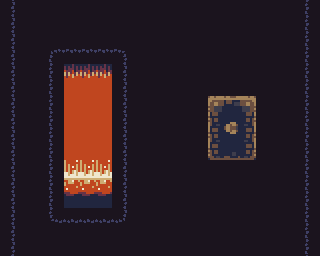

This game map was drawn from its Tiled (.tmx) file and the tilesets committed beside it. A one-line description and the full map source follow:
An orthogonal 20x16 tile map with 16x16 px tiles, 4 tile layers (Background, Decor, Destructible, Collision), 2 tilesets.

<map version="1.8" tiledversion="1.8.5" orientation="orthogonal" renderorder="right-down" width="20" height="16" tilewidth="16" tileheight="16" infinite="0" nextlayerid="5" nextobjectid="1">
 <tileset firstgid="1" source="../tilesets/Underground Mine.tsx" />
 <tileset firstgid="301" source="../tilesets/cavesofgallet.tsx" />
 <layer id="1" name="Background" width="20" height="16">
  <data encoding="csv">
52,52,52,52,52,52,52,52,52,52,52,52,52,52,52,52,52,52,52,52,
52,52,52,52,52,52,52,52,52,52,52,52,52,52,52,52,52,52,52,52,
52,52,52,52,52,52,52,52,52,52,52,52,52,52,52,52,52,52,52,52,
52,52,52,52,52,52,52,52,52,52,52,52,52,52,52,52,52,52,52,52,
52,52,52,52,52,52,52,52,52,52,52,52,52,52,52,52,52,52,52,52,
52,52,52,52,52,52,52,52,52,52,52,52,52,52,52,52,52,52,52,52,
52,52,52,52,52,52,52,52,52,52,52,52,52,52,52,52,52,52,52,52,
52,52,52,52,52,52,52,52,52,52,52,52,52,52,52,52,52,52,52,52,
52,52,52,52,52,52,52,52,52,52,52,52,52,52,52,52,52,52,52,52,
52,52,52,52,52,52,52,52,52,52,52,52,52,52,52,52,52,52,52,52,
52,52,52,52,52,52,52,52,52,52,52,52,52,52,52,52,52,52,52,52,
52,52,52,52,52,52,52,52,52,52,52,52,52,52,52,52,52,52,52,52,
52,52,52,52,52,52,52,52,52,52,52,52,52,52,52,52,52,52,52,52,
52,52,52,52,52,52,52,52,52,52,52,52,52,52,52,52,52,52,52,52,
52,52,52,52,52,52,52,52,52,52,52,52,52,52,52,52,52,52,52,52,
52,52,52,52,52,52,52,52,52,52,52,52,52,52,52,52,52,52,52,52
</data>
 </layer>
 <layer id="2" name="Decor" width="20" height="16">
  <data encoding="csv">
0,0,0,0,0,0,0,0,0,0,0,0,0,0,0,0,0,0,0,0,
0,0,0,0,0,0,0,0,0,0,0,0,0,0,0,0,0,0,0,0,
0,0,0,0,0,0,0,0,0,0,0,0,0,0,0,0,0,0,0,0,
0,0,0,0,0,0,0,0,0,0,0,0,0,0,0,0,0,0,0,0,
0,0,0,361,361,361,361,0,0,0,0,0,0,0,0,0,0,0,0,0,
0,0,0,369,369,369,369,0,0,0,0,0,0,0,0,0,0,0,0,0,
0,0,0,369,369,369,369,0,0,0,0,0,0,0,0,0,0,0,0,0,
0,0,0,369,369,369,369,0,0,0,0,0,0,0,0,0,0,0,0,0,
0,0,0,369,369,369,369,0,0,0,0,0,0,0,0,0,0,0,0,0,
0,0,0,369,369,369,369,0,0,0,0,0,0,0,0,0,0,0,0,0,
0,0,0,377,377,377,377,0,0,0,0,0,0,0,0,0,0,0,0,0,
0,0,0,385,385,385,385,0,0,0,0,0,0,0,0,0,0,0,0,0,
0,0,0,393,393,393,393,0,0,0,0,0,0,0,0,0,0,0,0,0,
0,0,0,0,0,0,0,0,0,0,0,0,0,0,0,0,0,0,0,0,
0,0,0,0,0,0,0,0,0,0,0,0,0,0,0,0,0,0,0,0,
0,0,0,0,0,0,0,0,0,0,0,0,0,0,0,0,0,0,0,0
</data>
 </layer>
 <layer id="3" name="Destructible" width="20" height="16">
  <data encoding="csv">
0,0,0,0,0,0,0,0,0,0,0,0,0,0,0,0,0,0,0,0,
0,0,0,0,0,0,0,0,0,0,0,0,0,0,0,0,0,0,0,0,
0,0,0,0,0,0,0,0,0,0,0,0,0,0,0,0,0,0,0,0,
0,0,0,0,0,0,0,0,0,0,0,0,0,0,0,0,0,0,0,0,
0,0,0,0,0,0,0,0,0,0,0,0,0,0,0,0,0,0,0,0,
0,0,0,0,0,0,0,0,0,0,0,0,0,0,0,0,0,0,0,0,
0,0,0,0,0,0,0,0,0,0,0,0,0,0,0,0,0,0,0,0,
0,0,0,0,0,0,0,0,0,0,0,0,0,0,0,0,0,0,0,0,
0,0,0,0,0,0,0,0,0,0,0,0,0,0,0,0,0,0,0,0,
0,0,0,0,0,0,0,0,0,0,0,0,0,0,0,0,0,0,0,0,
0,0,0,0,0,0,0,0,0,0,0,0,0,0,0,0,0,0,0,0,
0,0,0,0,0,0,0,0,0,0,0,0,0,0,0,0,0,0,0,0,
0,0,0,0,0,0,0,0,0,0,0,0,0,0,0,0,0,0,0,0,
0,0,0,0,0,0,0,0,0,0,0,0,0,0,0,0,0,0,0,0,
0,0,0,0,0,0,0,0,0,0,0,0,0,0,0,0,0,0,0,0,
0,0,0,0,0,0,0,0,0,0,0,0,0,0,0,0,0,0,0,0
</data>
 </layer>
 <layer id="4" name="Collision" width="20" height="16">
  <data encoding="csv">
112,0,0,0,0,0,0,0,0,0,0,0,0,0,0,0,0,0,0,110,
112,0,0,0,0,0,0,0,0,0,0,0,0,0,0,0,0,0,0,110,
112,0,0,0,0,0,0,0,0,0,0,0,0,0,0,0,0,0,0,110,
112,0,0,85,86,86,86,87,0,0,0,0,0,0,0,0,0,0,0,110,
112,0,0,110,0,0,0,112,0,0,0,0,0,0,0,0,0,0,0,110,
112,0,0,110,0,0,0,112,0,0,0,0,0,0,0,0,0,0,0,110,
112,0,0,110,0,0,0,112,0,0,0,0,0,336,337,2147483984,0,0,0,110,
112,0,0,110,0,0,0,112,0,0,0,0,0,344,345,2147483992,0,0,0,110,
112,0,0,110,0,0,0,112,0,0,0,0,0,344,1073742169,2147483992,0,0,0,110,
112,0,0,110,0,0,0,112,0,0,0,0,0,352,353,2147484000,0,0,0,110,
112,0,0,110,0,0,0,112,0,0,0,0,0,0,0,0,0,0,0,110,
112,0,0,110,0,0,0,112,0,0,0,0,0,0,0,0,0,0,0,110,
112,0,0,110,0,0,0,112,0,0,0,0,0,0,0,0,0,0,0,110,
112,0,0,135,136,136,136,137,0,0,0,0,0,0,0,0,0,0,0,110,
112,0,0,0,0,0,0,0,0,0,0,0,0,0,0,0,0,0,0,110,
112,0,0,0,0,0,0,0,0,0,0,0,0,0,0,0,0,0,0,110
</data>
 </layer>
</map>
